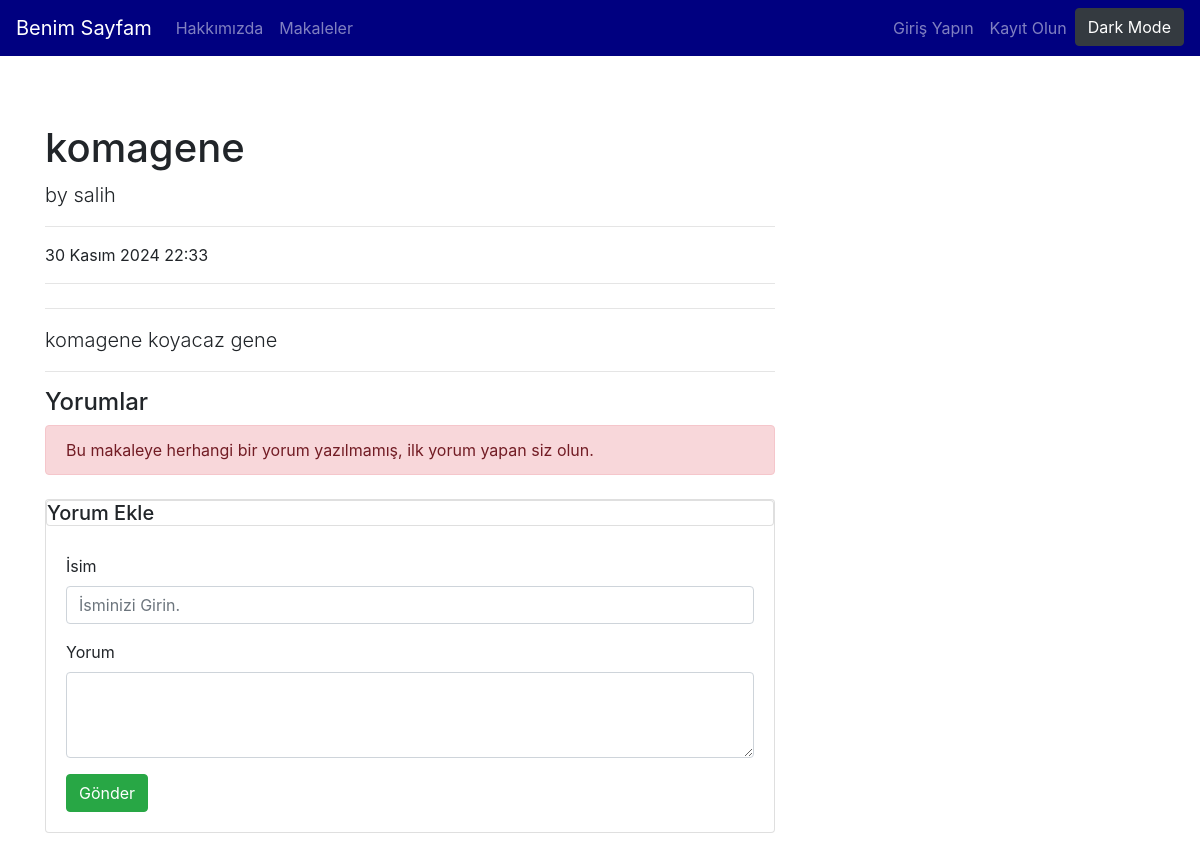
Screenshot of /articles/article/5 with the database file from the repository.
### article/models.py (models this page shows, shortened)
class Article(models.Model):
    author = models.ForeignKey("auth.User",on_delete=models.CASCADE, verbose_name="Yazar") #user silindiğinde tüm tabloları da silinsin diye ondelete yazdık
    title = models.CharField(max_length=50, verbose_name="Başlık")
    content= RichTextField()
    created_date= models.DateTimeField(auto_now_add=True, verbose_name="Oluşturulma Tarihi")
    article_image= models.FileField(blank=True, null=True, verbose_name="Makaleye Fotoğraf Ekleyin")
    class Meta:
        ordering = ["-created_date"]

### article/views.py (the view)
# urls.py: path('article/<int:id>',views.detail,name="detail"),
def detail(request, id):
    article = get_object_or_404(Article, id=id)
    comments= article.comments.all()
    return render(request, "detail.html", {"article": article, "comments":comments})

### templates/detail.html (shortened to what this page needs)
{% extends "layout.html" %}
{% block body %}
<div class="row">
                <div class="col-lg-8">
                    <article>
                        <header class="mb-4">
                            <h1 class="mt-4">{{article.title}}</h1>
                            <p class="lead">by {{article.author.username}}
                            <hr>
                            <p>
                            <p>{{article.created_date}}</p>
                            <hr>
                        </header>
                        <hr>
                        <p class="lead">
                        {{article.content|safe}}
                        </p>
                    </article>
                <hr>
                <h4>Yorumlar</h4>
                {% if comments %}
                {% for comment in comments %}
                    <div class="media mb-4">
                        <div class="flex-shrink-0"><img class="rounded-circle" src="https://dummyimage.com/50x50/ced4da/6c757d.jpg" alt="..." /></div>
                        <div class="media-body">
                            <h5 class="mt-0">{{comment.comment_author}}</h5>
                            {{comment.comment_date}} <br>
                            {{comment.comment_content}}
                         </div>
                    </div>
                {% endfor %}
                {% else %}
                <div class= "alert alert-danger">
                    Bu makaleye herhangi bir yorum yazılmamış, ilk yorum yapan siz olun.</div>
                {% endif %}
                <div class="card my-4">
                    <h5 class="card header">Yorum Ekle</h5>
                    <div class="card-body">
                        <form method= "post" action= "{%url 'article:comment' article.id %}">
                            <div class="form-group">
                                <label for="formGroupExampleInput">İsim</label>
                                <input name= "comment_author" type="text" class="form-control" id="formGroupExampleInput" placeholder="İsminizi Girin.">
                            </div>
                            <div class="form-group">
                            <label for="formGroupExampleInput">Yorum</label>
                                <textarea name= "comment_content" class="form-control" rows="3"></textarea>
                            </div>
                            <button type="submit" class="btn btn-success">Gönder</button>
                        </form>
                    </div>
                </div>
                </div>
        </div>
{% endblock body %}

### rows the page displays
Article: title "komagene", author.username "salih", created_date "30 Kasım 2024 22:33", content "komagene koyacaz gene"
